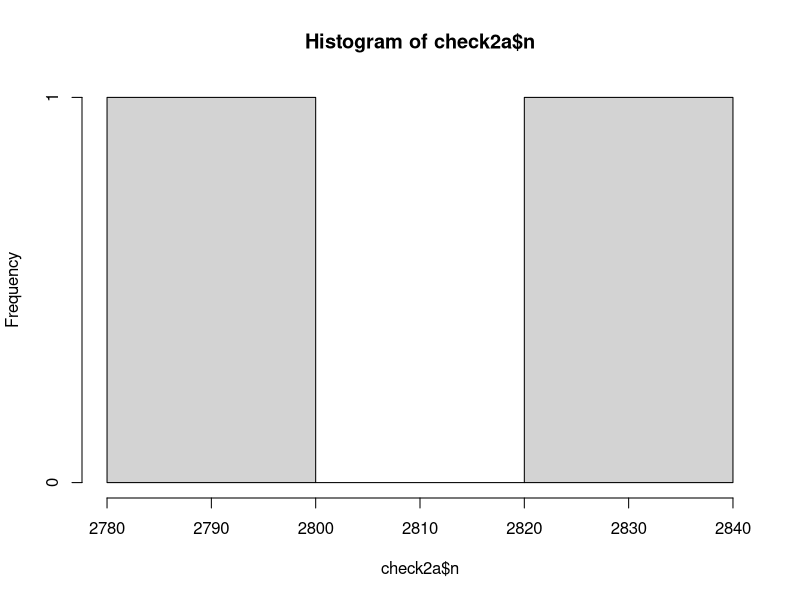
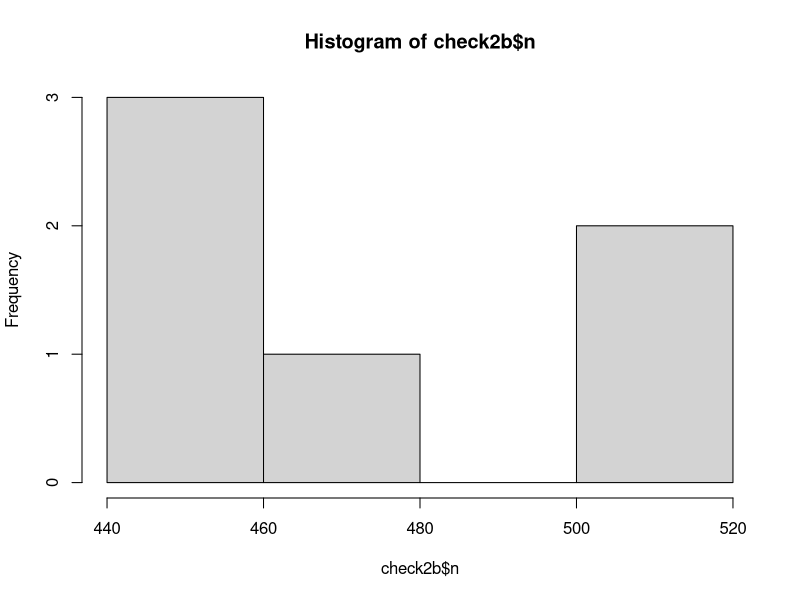
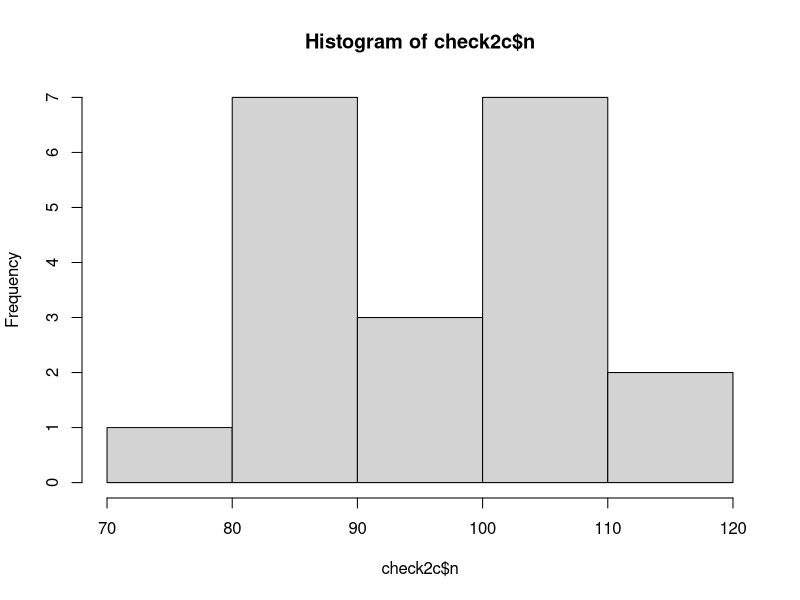
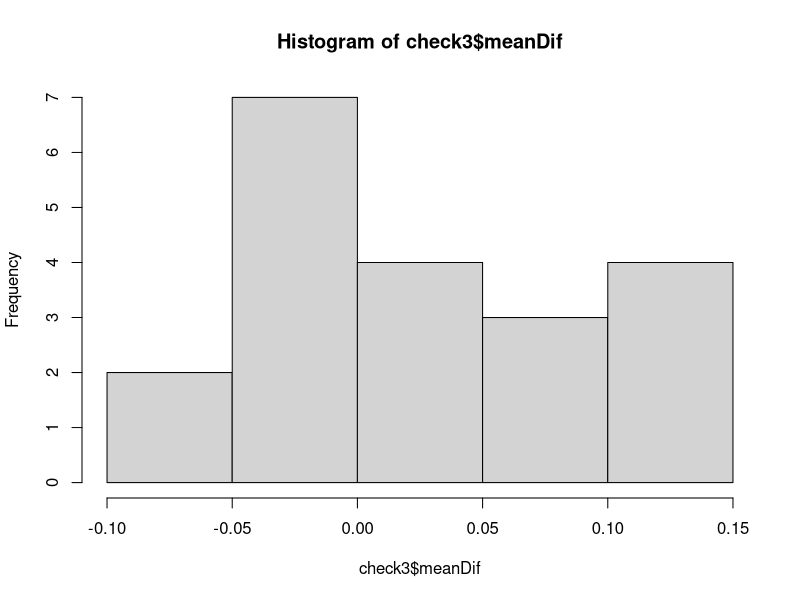
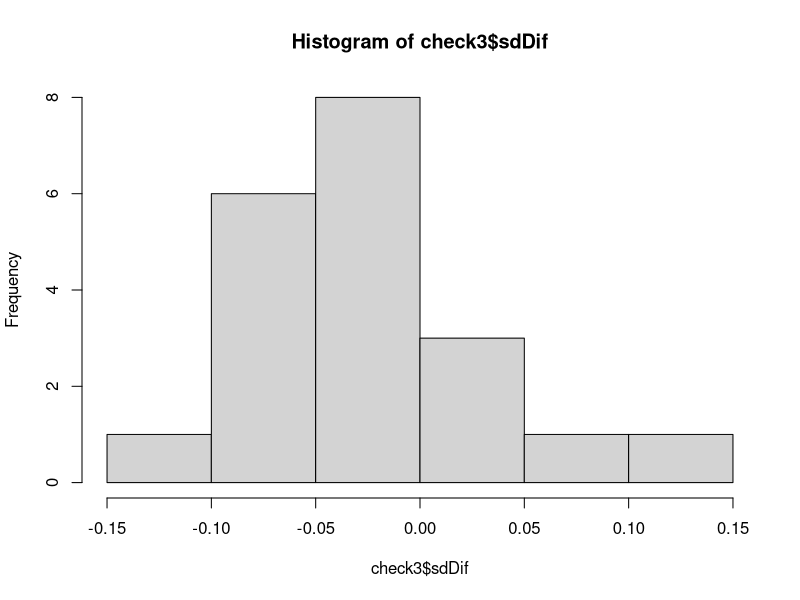

These figures' R source, in order:
rm(list = ls())
library(tidyverse)
library(magrittr)
#### test (block randomization with varying block size) ####
sampleSize <- 520           # pre-specify sample size
blockSizeList <- c(2, 4, 6) # pre-specify possible block sizes
pattern <- 1:20             # assign a code to different patterns
treatment <- c('colistin', 'saline')  # treatment groups

patternTreatment <- expand.grid(  
  # List out all combinations of pattern, treatment and block sizes
  # Prepare more than enough blocks to randomize, eradicate redundant ones later
  pattern = pattern, treatment = treatment, 
  blocki = blockSizeList, blockID = 1:sampleSize)

patternTreatment %<>% 
  arrange(pattern, blockID) %>% group_by(pattern, blockID) %>% 
  mutate(blockSize = sample(blocki, replace = T, prob = 1/blocki),  
         blockSize = first(blockSize)) %>%
  filter(blocki <= blockSize) %>% 
  # randomize block size per block, 
  # set prob so patients have equal chance to be allocated to block of the 3 sizes
  # drop records above block size, before randomize treatment
  group_by(pattern) %>% mutate(sequence = row_number()) %>%
  # each record within a pattern has a unique sequence
  group_by(pattern, blockID) %>%
  mutate(allocation = sample(treatment)) %>%  
  # randomize treatment within blocks
  arrange(pattern, blockID, sequence) %>% 
  dplyr::select(pattern, sequence, blockID, blockSize, allocation)
# write.csv(patternTreatment, 'blockList.csv', row.names = F)


#### Check ####
# plus-minus versus number of subj by pattern
check1 <- patternTreatment %>% group_by(pattern) %>%
  mutate(pos = ifelse(allocation == 'colistin', 1, -1),
    cum = cumsum(pos), group = paste0('pattern', pattern)) %>%
  group_by(pattern, blockID) %>% mutate(
    i = row_number(), cum2 = abs(nth(cum, 2)), cum4 = abs(nth(cum, 4)))
check1 %<>% group_by(pattern, blockID) %>%
  mutate(maxCum = max(abs(cum)), cum24 = (cum2 == 2)&(cum4 == 2), cum24 = max(cum24)) %>%
  mutate(guess1 = (maxCum == 3)&(i %in% 4:6),
         guess2 = cum24&(i %in% 5:6),
         guess = guess1|guess2)
guessRate <- check1 %>% group_by(pattern) %>%
  summarise(rate = sum(guess)/n())
for(i in 1:nrow(guessRate)){
  print(
    paste0('For pattern ', guessRate$pattern[i], 
           ', allocation of ', round(100*guessRate$rate[i], 1), 
           ' in every 100 patients can be determined early')
  )
}
100*mean(guessRate$rate)

# distribution of block size
table(patternTreatment$blockSize)
table(patternTreatment$blockSize)[1]/blockSizeList[1]
table(patternTreatment$blockSize)[2]/blockSizeList[2]
table(patternTreatment$blockSize)[3]/blockSizeList[3]

# even distribution of treatment combination (in sequence)
# block size = 2
check2a <- patternTreatment %>% filter(blockSize == 2) %>%
  group_by(pattern, blockID) %>%
  mutate(rank = row_number(), rank = paste0('comb', rank)) %>%
  pivot_wider(values_from = 'allocation', names_from = rank,
              id_cols = c('pattern', 'blockID')) %>%
  group_by(comb1, comb2) %>% summarise(n = n())
hist(check2a$n)

# block size = 4
check2b <- patternTreatment %>% filter(blockSize == 4) %>%
  group_by(pattern, blockID) %>%
  mutate(rank = row_number(), rank = paste0('comb', rank)) %>%
  pivot_wider(values_from = 'allocation', names_from = rank,
              id_cols = c('pattern', 'blockID')) %>%
  group_by(comb1, comb2, comb3, comb4) %>% summarise(n = n())
hist(check2b$n)

check2c <- patternTreatment %>% filter(blockSize == 6) %>%
  group_by(pattern, blockID) %>%
  mutate(rank = row_number(), rank = paste0('comb', rank)) %>%
  pivot_wider(values_from = 'allocation', names_from = rank,
              id_cols = c('pattern', 'blockID')) %>%
  group_by(comb1, comb2, comb3, comb4, comb5, comb6) %>% summarise(n = n())
hist(check2c$n)

# treatment groups appear at equal sequence
check3 <- patternTreatment %>% group_by(pattern, allocation) %>%
  summarise(mean = mean(sequence), 
            sd = sd(sequence)) %>%
  pivot_wider(id_cols = pattern, names_from = 'allocation', values_from = c('mean', 'sd')) %>%
  mutate(meanDif = mean_colistin - mean_saline,
         sdDif = sd_colistin - sd_saline)
hist(check3$meanDif)
hist(check3$sdDif)